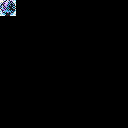

This game map was drawn from its Tiled (.tmx) file and the tilesets committed beside it. A one-line description and the full map source follow:
An orthogonal 8x8 tile map with 16x16 px tiles, 3 tile layers (regions, input_overworld, output_overworld).

<map version="1.0" orientation="orthogonal" renderorder="right-down" width="8" height="8" tilewidth="16" tileheight="16" nextobjectid="1">
 <tileset firstgid="1" name="pallet_town_background_tileset" tilewidth="16" tileheight="16" tilecount="648" columns="27">
  <image source="pallet_town_background_tileset.png" width="432" height="384" />
 </tileset>
 <layer name="regions" width="8" height="8">
  <data encoding="csv">
56,0,0,0,0,0,0,0,
0,0,0,0,0,0,0,0,
0,0,0,0,0,0,0,0,
0,0,0,0,0,0,0,0,
0,0,0,0,0,0,0,0,
0,0,0,0,0,0,0,0,
0,0,0,0,0,0,0,0,
0,0,0,0,0,0,0,0
</data>
 </layer>
 <layer name="input_overworld" width="8" height="8">
  <data encoding="csv">
86,0,0,0,0,0,0,0,
0,0,0,0,0,0,0,0,
0,0,0,0,0,0,0,0,
0,0,0,0,0,0,0,0,
0,0,0,0,0,0,0,0,
0,0,0,0,0,0,0,0,
0,0,0,0,0,0,0,0,
0,0,0,0,0,0,0,0
</data>
 </layer>
 <layer name="output_overworld" width="8" height="8">
  <data encoding="csv">
34,0,0,0,0,0,0,0,
0,0,0,0,0,0,0,0,
0,0,0,0,0,0,0,0,
0,0,0,0,0,0,0,0,
0,0,0,0,0,0,0,0,
0,0,0,0,0,0,0,0,
0,0,0,0,0,0,0,0,
0,0,0,0,0,0,0,0
</data>
 </layer>
</map>
